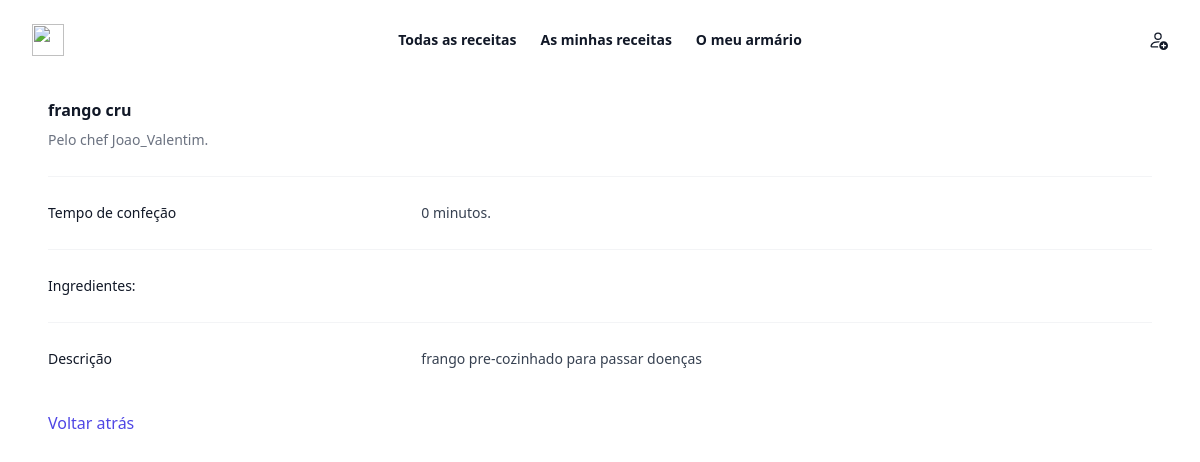
Page /principal/receitas/14 on the committed database.
### principal/models.py (models this page shows)
class Receita(models.Model):
    receita_id = models.AutoField(primary_key=True)
    receita_nome = models.CharField(max_length=30)
    receita_descricao = models.CharField(max_length=1000)
    receita_tempo_confecao = models.IntegerField()
    receita_imagem = models.FileField(upload_to='receita/', blank=True, null=True)
    receita_user = models.ForeignKey('User', on_delete=models.CASCADE)

class User(models.Model):
    user_id = models.AutoField(primary_key=True)
    user_nome_utilizador = models.CharField(max_length=30)
    user_email = models.EmailField()
    user_telefone = models.CharField(max_length=9)
    user_password = models.CharField(max_length=40)
    user_ativo = models.BooleanField(default=False) #ver se vale a pena ter ou se apagamos
    user_criador = models.ForeignKey('self', on_delete=models.SET_NULL, null=True, blank=True) #confirmar se posso meter null=false e depois
    user_acesso = models.IntegerField(default=1) #default = chefe

### principal/views.py (the view)
# urls.py: path('receitas/<int:receita_id>', views.receitas_detalhe, name='receitas_detalhe'),
def receitas_detalhe(request, receita_id):
    receita = get_object_or_404(Receita, pk=receita_id)
    return render(request, 'views/receitas/receitas_detalhe.html', {'receita': receita})

### principal/templates/views/receitas/receitas_detalhe.html (shortened to what this page needs)
{% extends "../static/header_user.html" %}
{% block content %}
<div class="px-12 py-4">
  <div class="px-4 sm:px-0">
    <h3 class="text-base font-semibold leading-7 text-gray-900">{{ receita.receita_nome }}</h3>
    <p class="mt-1 max-w-2xl text-sm leading-6 text-gray-500">Pelo chef {{ receita.receita_user.user_nome_utilizador }}.</p>
  </div>
  <div class="mt-6 border-t border-gray-100">
    <dl class="divide-y divide-gray-100">
      <div class="px-4 py-6 sm:grid sm:grid-cols-3 sm:gap-4 sm:px-0">
        <dt class="text-sm font-medium leading-6 text-gray-900">Tempo de confeção</dt>
        <dd class="mt-1 text-sm leading-6 text-gray-700 sm:col-span-2 sm:mt-0">{{ receita.receita_tempo_confecao }} minutos.</dd>
      </div>
      <div class="px-4 py-6 sm:grid sm:grid-cols-3 sm:gap-4 sm:px-0">
        <dt class="text-sm font-medium leading-6 text-gray-900">Ingredientes:</dt>
        <dd class="mt-1 text-sm leading-6 text-gray-700 sm:col-span-2 sm:mt-0">
        </dd>
      </div>
      <div class="px-4 py-6 sm:grid sm:grid-cols-3 sm:gap-4 sm:px-0">
        <dt class="text-sm font-medium leading-6 text-gray-900">Descrição</dt>
        <dd class="mt-1 text-sm leading-6 text-gray-700 sm:col-span-2 sm:mt-0">{{ receita.receita_descricao }}</dd>
      </div>
    </dl>
  </div>
</div>
<a href="{% url 'principal:receitas'%}" class="font-medium text-indigo-600 hover:text-indigo-500 px-12 py-4">
    Voltar atrás
</a>
{% endblock %}

### rows in the picture
Receita: receita_nome "frango cru", receita_user.user_nome_utilizador "Joao_Valentim", receita_tempo_confecao "0", receita_descricao "frango pre-cozinhado para passar doenças"
